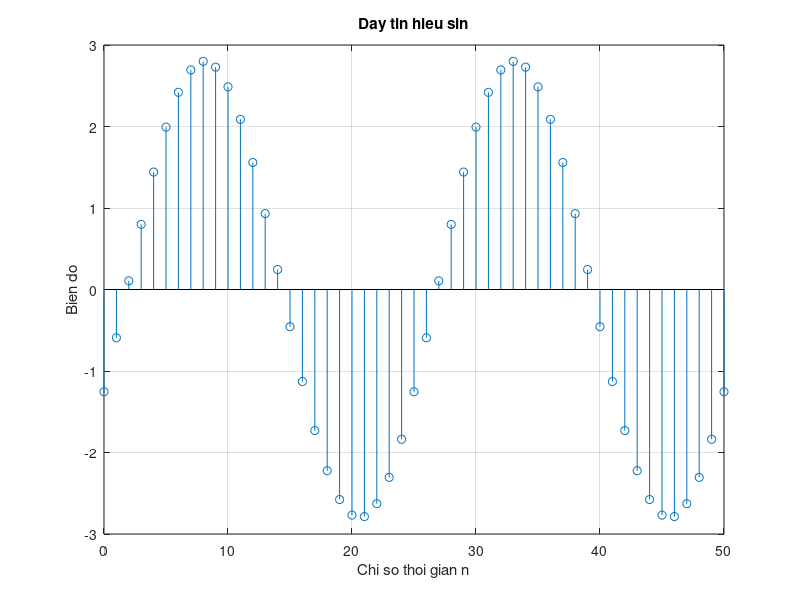

This chart was generated by the following MATLAB code:
n=0:97;
f=0.04;
phase=90;
a=2.8;
arg=2*pi*f*n-phase;
x=a*cos(arg);
clf;
stem(n,x);
axis([0 50 -3 3]);
grid;
xlabel('Chi so thoi gian n'); ylabel('Bien do');
title('Day tin hieu sin');
axis;

